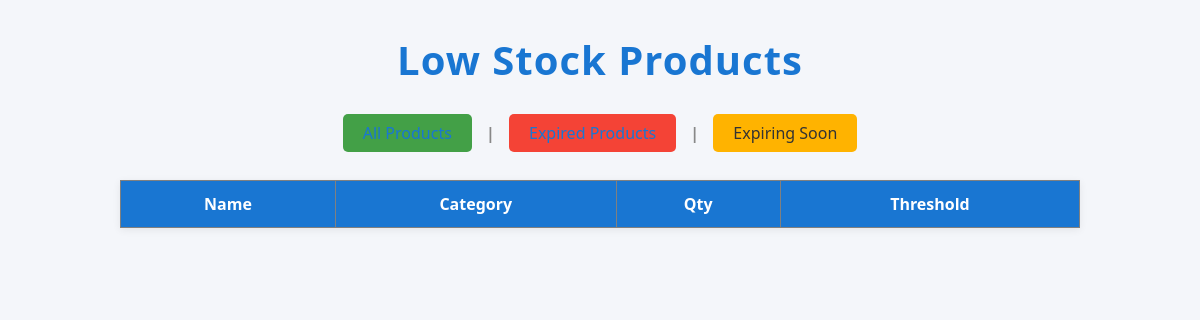
The app's page /low-stock/ (signed in), older data.
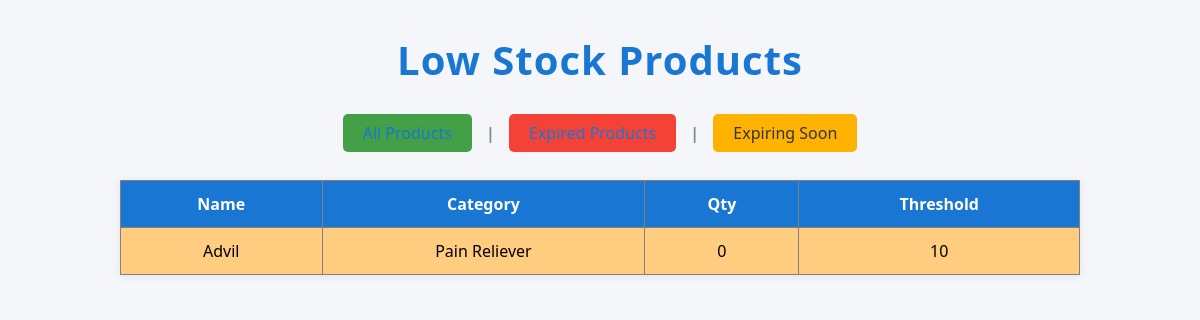
The same page, newer data.
### inventory/models.py (models this page shows, shortened)
class Product(models.Model):
    name = models.CharField(max_length=100)
    category = models.CharField(max_length=50)
    quantity = models.PositiveIntegerField()
    expiry_date = models.DateField()
    price = models.DecimalField(max_digits=10, decimal_places=2, default=0.00)
    low_stock_threshold = models.PositiveIntegerField(default=10)
    @property
    def is_low_stock(self):
        return self.quantity < self.low_stock_threshold

### inventory/views.py (the view)
# urls.py: path('low-stock/', views.low_stock_products, name='low_stock'),
@admin_required
def low_stock_products(request):
    products = [p for p in Product.objects.all() if p.is_low_stock]
    return render(request, 'inventory/low_stock_products.html', {'products': products})

### inventory/views.py (called while the page is built)
def admin_required(view_func):
    decorated_view_func = login_required(user_passes_test(lambda u: u.is_staff)(view_func))
    return decorated_view_func

### inventory/templates/inventory/low_stock_products.html (shortened to what this page needs)
<!DOCTYPE html>
{% load static %}
<html>
<head>
    <link rel="stylesheet" href="{% static 'styles.css' %}">
</head>
<body>
    <h1 class="main-title">Low Stock Products</h1>
    <div class="nav-links">
        <a href="{% url 'product_list' %}" class="nav-btn">All Products</a>
        <span class="divider">|</span>
        <a href="{% url 'expired_products' %}" class="nav-btn expired">Expired Products</a>
        <span class="divider">|</span>
        <a href="{% url 'expiring_soon' %}" class="nav-btn expiring">Expiring Soon</a>
    </div>
    <table border="1">
        <tr>
            <th>Name</th>
            <th>Category</th>
            <th>Qty</th>
            <th>Threshold</th>
        </tr>
        {% for product in products %}
        <tr style="background-color: #ffcc80;">
            <td>{{ product.name }}</td>
            <td>{{ product.category }}</td>
            <td>{{ product.quantity }}</td>
            <td>{{ product.low_stock_threshold }}</td>
        </tr>
        {% endfor %}
    </table>
</body>
</html>

Row changes from the older to the newer data that the page shows:
now on this page (row edited): Product: name "Advil", category "Pain Reliever", quantity "0", low_stock_threshold "10"
